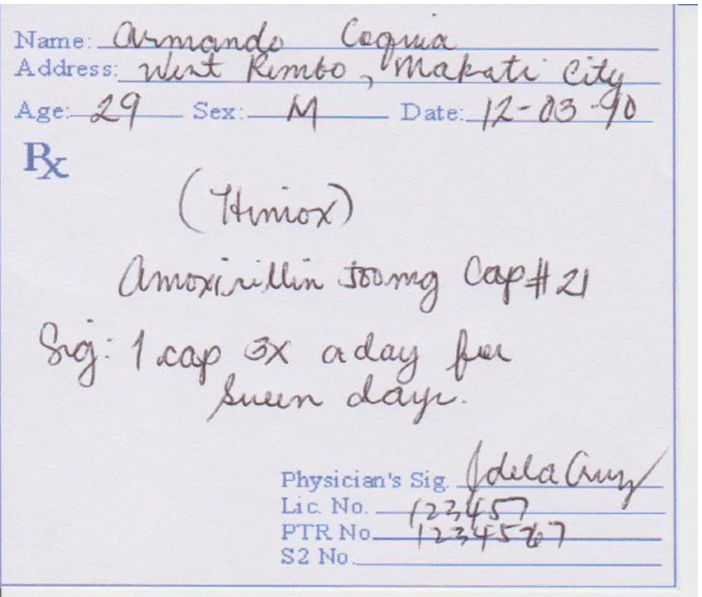
#> input picture dc.png, 702 x 597 px
$ python -i image_processor.py   (imports and definitions only)
#> lines starting #> are read from the running program, lines starting #| are printed output that depends on the picture; after the words box and inside, x2 and y2 are one past the last pixel; in counts of white or black regions, pixels touching at a corner belong together
#> further down, picture is the input picture: shape (597, 702, 3); mean B, G, R 229.5, 221.9, 224.4
import cv2
import numpy as np


class ImageProcessor:
    @staticmethod
    def _to_grayscale(image):
        if image is None:
            raise ValueError("Image data is required for OCR.")

        if len(image.shape) == 2:
            return image
        if image.shape[2] == 4:
            return cv2.cvtColor(image, cv2.COLOR_BGRA2GRAY)
        return cv2.cvtColor(image, cv2.COLOR_BGR2GRAY)
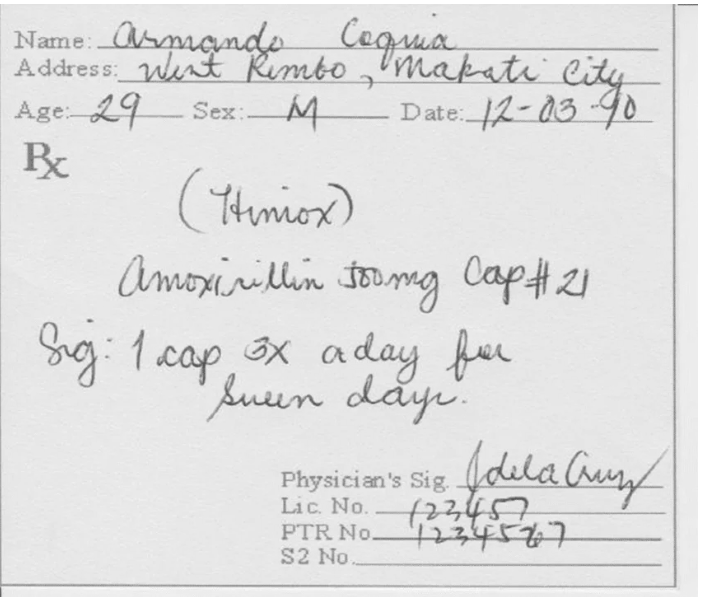
#> returned value: shape (597, 702); min 75, max 255, mean 223.6

    @staticmethod
    def _resize(image, max_width=1800):
#> called with max_width = 1800
        height, width = image.shape[:2]
#> height = 597; width = 702
        if width <= max_width:
            return image
        scale = max_width / float(width)
        return cv2.resize(image, (int(width * scale), int(height * scale)), interpolation=cv2.INTER_AREA)

    @staticmethod
    def _remove_noise(gray):
        return cv2.fastNlMeansDenoising(gray, None, 10, 7, 21)

    @staticmethod
    def _enhance_contrast(gray):
        clahe = cv2.createCLAHE(clipLimit=2.0, tileGridSize=(8, 8))
        return clahe.apply(gray)
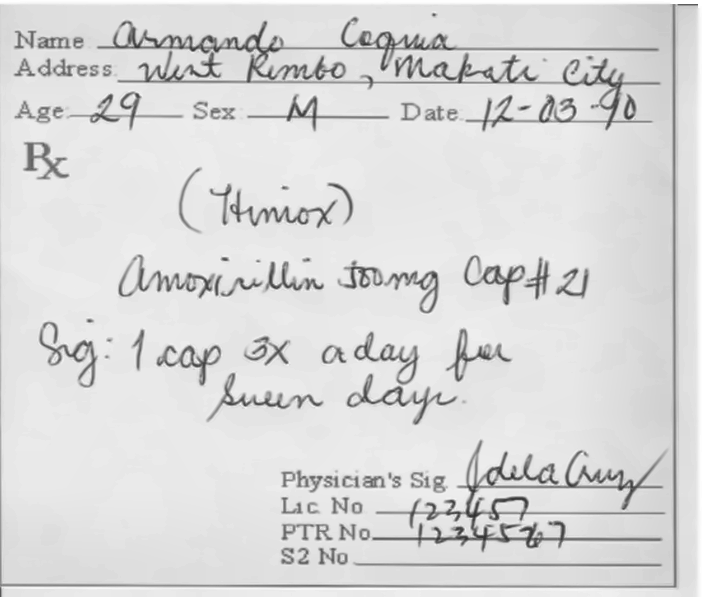
#> returned value: shape (597, 702); min 47, max 255, mean 217.8

    @staticmethod
    def _deskew(gray):
        coords = np.column_stack(np.where(gray < 255))
#> coords = 418892 pairs, first value 0 to 596, second value 0 to 701
        if coords.size == 0:
            return gray
        angle = cv2.minAreaRect(coords)[-1]
#> angle = -90
        if angle < -45:
            angle = -(90 + angle)
#> angle = 0
        else:
            angle = -angle
        if abs(angle) < 0.5:
            return gray

        (h, w) = gray.shape[:2]
        center = (w // 2, h // 2)
        matrix = cv2.getRotationMatrix2D(center, angle, 1.0)
        return cv2.warpAffine(gray, matrix, (w, h), flags=cv2.INTER_CUBIC, borderMode=cv2.BORDER_REPLICATE)

    @staticmethod
    def _threshold(gray):
        return cv2.adaptiveThreshold(
            gray,
            255,
            cv2.ADAPTIVE_THRESH_GAUSSIAN_C,
            cv2.THRESH_BINARY,
            31,
            11,
        )
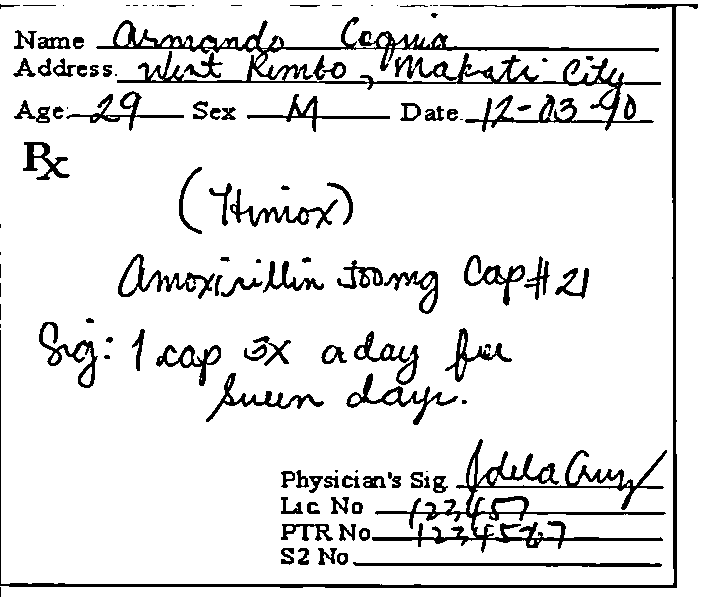
#> returned value: shape (597, 702); 90% white; 119 black regions (30 under 20 px), largest, box (x1, y1, x2, y2) and area: (96, 17, 661, 132) 9111, (372, 439, 667, 553) 5800, (0, 4, 698, 588) 5046

    @staticmethod
    def preprocess(image):
        gray = ImageProcessor._to_grayscale(image)
        gray = ImageProcessor._resize(gray)
        gray = ImageProcessor._remove_noise(gray)
        gray = ImageProcessor._enhance_contrast(gray)
        gray = ImageProcessor._deskew(gray)
        thresh = ImageProcessor._threshold(gray)
        return cv2.cvtColor(thresh, cv2.COLOR_GRAY2BGR)

>>> import cv2
>>> picture = cv2.imread('../../dc.png')
>>> result = ImageProcessor().preprocess(picture)
